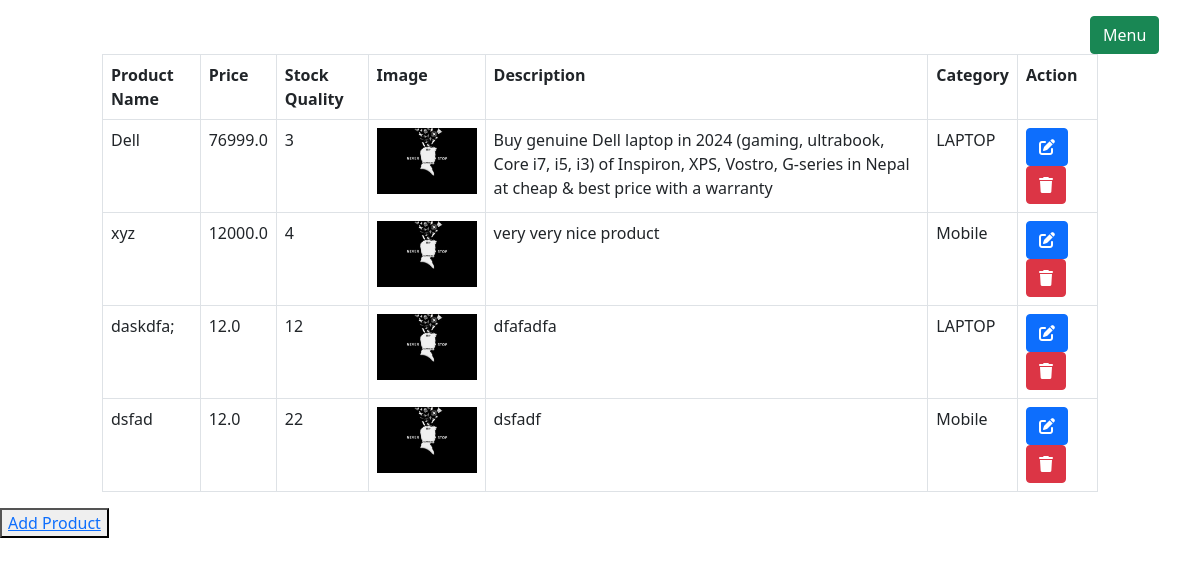
Screenshot of /products/list/ (signed in) with the database file from the repository.
### products/models.py (models this page shows, shortened)
class Product(models.Model):
    product_name=models.CharField(max_length=100)
    product_price=models.FloatField()
    stock=models.IntegerField()
    product_image=models.FileField(upload_to='static/uploads',null=True)
    product_description=models.TextField()
    created_at=models.DateTimeField(auto_now_add=True)
    category=models.ForeignKey(Category,on_delete=models.CASCADE,null=True)

class Category(models.Model):
    category_name=models.CharField(max_length=100 ,unique=True)
    created_at=models.DateTimeField(auto_now_add=True)

### userspage/auth.py (the view)
    def wrapper_function(request,*args,**kwargs):
        if request.user.is_staff:
            return view_function(request,*args,**kwargs)
        else:
            return redirect('/')

### products/views.py (called while the page is built)
@login_required
@admin_only
def index (request):
    products=Product.objects.all()
    context={
        'products':products
    }
    return render(request,'products/showproduct.html',context)

### userspage/auth.py (called while the page is built)
def admin_only(view_function):
    def wrapper_function(request,*args,**kwargs):
        if request.user.is_staff:
            return view_function(request,*args,**kwargs)
        else:
            return redirect('/')
    return wrapper_function

### products/templates/products/showproduct.html (shortened to what this page needs)
<!DOCTYPE html>
<html lang="en">
<head>
</head>
<body>
    {% extends 'admins/adminlayout.html' %}
    {% block main_content %}
    <div class="CONTAINER">
        <div class="row d-flex justify-content-center">
            <div class="col-md-10">
                <table class="table table-bordered tabled-striped">
                    <tr>
                        <th>Product Name</th>
                        <th>Price</th>
                        <th>Stock Quality</th>
                        <th>Image</th>
                        <th>Description</th>
                        <th>Category</th>
                        <th>Action</th>
                    </tr>
                    {% for item in products %}
                    <tr>
                        <td>{{item.product_name}}</td>
                        <td>{{item.product_price}}</td>
                        <td>{{item.stock}}</td>
                        <td><img src="/{{item.product_image}}" alt="{{item.product_name}}" width="100" </td>
                        <td>{{item.product_description}}</td>
                        <td>{{item.category.category_name}}</td>
                        <td>
                            <a href="/products/updateproduct/{{item.id}}" class="btn btn-primary"><i class="fa-solid fa-pen-to-square"></i></a>
                            <a href="/products/deleteproduct/{{item.id}}" class="btn btn-danger" onclick="return confirm('Are you sure?')"><i class="fa-solid fa-trash"></i></a>
                        </td>
                    </tr>
                    {% endfor%}
                </table>
            </div>
        </div>
    </div>
    <div class="addproduct"><button><a href="/products/postproduct">  Add Product </a></button></div>
    {% endblock %}

### rows the page displays
Product: product_name "Dell", product_price "76999.0", stock "3", product_image (picture), product_description "Buy genuine Dell laptop in 2024 (gaming, ultrabook, Core i7, i5, i3) of Inspiron, XPS, Vostro, G-series in Nepal at cheap & best price with a warranty", category.category_name "LAPTOP"
Product: product_name "xyz", product_price "12000.0", stock "4", product_image (picture), product_description "very very nice product", category.category_name "Mobile"
Product: product_name "daskdfa;", product_price "12.0", stock "12", product_image (picture), product_description "dfafadfa", category.category_name "LAPTOP"
Product: product_name "dsfad", product_price "12.0", stock "22", product_image (picture), product_description "dsfadf", category.category_name "Mobile"
